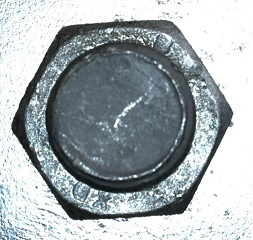
#> input picture test2/10.jpg, 253 x 240 px
$ python demo1-canny.py
#> lines starting #> are read from the running program, lines starting #| are printed output that depends on the picture
### test2/mycv.py
# -*- coding:utf-8 -*-
# mycv.py
# zhengyinloong
# 2023/04/27 09:07
"""
    图像处理自定义系列函数
    Grads
    Canny
    Hough
    ...
"""
import cv2 as cv
import numpy as np

""" 梯度算子 """

# Sobel算子
# Sobel_x = np.array([[-1, 0, 1], [-2, 0, 2], [-1, 0, 1]])
# Sobel_y = np.array([[-1, -2, -1], [0, 0, 0], [1, 2, 1]])
# Scharr算子
Sobel_x = np.array([[-3, 0, 3], [-10, 0, 10], [-3, 0, 3]])
Sobel_y = np.array([[-3, -10, -3], [0, 0, 0], [3, 10, 3]])


def myconv(img, myfilter):
    # 该函数借鉴自CSDN
    """ An implementation of convolution filter.

    This function uses element-wise multiplication and np.sum()
    to efficiently compute weighted sum of neighborhood at each
    pixel.

    Args:
        img: numpy array of shape (Hi, Wi).
        myfilter: numpy array of shape (Hk, Wk).

    Returns:
        out: numpy array of shape (Hi, Wi).
    """
    Hi, Wi = img.shape
    Hk, Wk = myfilter.shape
    out = np.zeros((Hi, Wi))

    # For this assignment, we will use edge values to pad the images.
    # Zero padding will make derivatives at the image boundary very big,
    # whereas we want to ignore the edges at the boundary.
    pad_width0 = Hk // 2
    pad_width1 = Wk // 2
    pad_width = ((pad_width0, pad_width0), (pad_width1, pad_width1))
    padded = np.pad(img, pad_width, mode='edge')

    ### YOUR CODE HERE
    x = Hk // 2
    y = Wk // 2
    # 横向遍历卷积后的图像
    for i in range(pad_width0, Hi - pad_width0):
        # 纵向遍历卷积后的图像
        for j in range(pad_width1, Wi - pad_width1):
            split_img = img[i - pad_width0:i + pad_width0 + 1, j - pad_width1:j + pad_width1 + 1]
            # 对应元素相乘
            out[i, j] = np.sum(np.multiply(split_img, myfilter))
    # out = (out-out.min()) * (1/(out.max()-out.min()) * 255).astype('uint8')

    return out


def mygrads(img):
    """
    计算梯度,这里暂时使用的梯度算子是 Scharr 算子
    :param img:
    :return: [grads, theta]
    """
    gx = myconv(img, Sobel_x)
    gy = myconv(img, Sobel_y)
    grads = np.sqrt(np.square(gx) + np.square(gy))

    theta = np.arctan2(gy, gx) * 180 / np.pi

    return [grads, theta]


def mycanny(img, lowTh=None, ratio=None, flag=None):
    """
    canny edge detection
    :param img: gray image matrix
    :param lowTh: Low threshold
    :param ratio: higTh = ratio*lowTh
    :param flag: 0 - grads,
                 1 - sector,
                 2 - canny2,
                 3 - bins,
                 None - all [grads,theta,sector,canny1,canny2,bins]
    :return: img after canny
    """
    # img=np.double(img)
    [row, col] = np.shape(img)
    # 梯度大小，方向，区域矩阵
    # grads = np.zeros((row, col))
    # theta = np.zeros((row, col))
    [grads, theta] = mygrads(img)
    sector = np.zeros((row, col))
    # 非极大值抑制
    canny1 = np.zeros((row, col))
    # 双阈值检测和连接
    canny2 = np.zeros((row, col))
    # 二值化
    bins = np.zeros((row, col))
    for i in range(row - 1):
        for j in range(col - 1):
            if -67.5 < theta[i, j] <= -22.5 or 112.5 <= theta[i, j] < 157.5:
                sector[i, j] = 0
            elif 67.5 <= theta[i, j] < 112.5 or -112.5 < theta[i, j] <= -67.5:
                sector[i, j] = 1
            elif 22.5 <= theta[i, j] < 67.5 or -157.5 < theta[i, j] <= -112.5:
                sector[i, j] = 2
            else:
                sector[i, j] = 3
    # 非极大值抑制
    for i in range(1, row - 1):
        for j in range(1, col - 1):
            if 0 == sector[i, j]:  # 右上 - 左下
                if (grads[i, j] > grads[i + 1, j - 1]) and (grads[i, j] > grads[i - 1, j + 1]):
                    canny1[i, j] = grads[i, j]
                else:
                    canny1[i, j] = 0
            elif 1 == sector[i, j]:  # 竖直方向
                if (grads[i, j] > grads[i - 1, j]) and (grads[i, j] > grads[i + 1, j]):
                    canny1[i, j] = grads[i, j]
                else:
                    canny1[i, j] = 0
            elif 2 == sector[i, j]:  # 左上-右下
                if (grads[i, j] > grads[i - 1, j - 1]) and (grads[i, j] > grads[i + 1, j + 1]):
                    canny1[i, j] = grads[i, j]
                else:
                    canny1[i, j] = 0
            elif 3 == sector[i, j]:  # 横方向
                if (grads[i, j] > grads[i, j - 1]) and (grads[i, j] > grads[i, j + 1]):
                    canny1[i, j] = grads[i, j]
                else:
                    canny1[i, j] = 0
    # 双阈值检测
    # 自动生成低阈值和高阈值(比率)，该方法由试验得来，有待进一步检验
    if lowTh is None:
        lowTh = np.mean(canny1)
        print("low threshold = ", lowTh)
    if ratio is None:
        ratio = np.max(canny1) / np.mean(canny1) * 0.6
        print("high threshold = ", ratio * lowTh)
    higTh = ratio * lowTh  # 高阈值
    for i in range(1, row - 1):
        for j in range(1, col - 1):
            if canny1[i, j] < lowTh:
                canny2[i, j] = 0
                bins[i, j] = 0
                continue
            elif canny1[i, j] > higTh:
                canny2[i, j] = canny1[i, j]
                # bins[i,j] = 1
                bins[i, j] = 255
                continue
            else:
                # 8邻域连接,介于之间的看其8领域有没有高于高阈值的，有则可以为边缘
                # tem = [canny1[i-1,j-1], canny1[i-1,j], canny1[i-1,j+1],
                #        canny1[i,j-1],    canny1[i,j],   canny1[i,j+1],
                #        canny1[i+1,j-1], canny1[i+1,j], canny1[i+1,j+1]]
                tem = canny1[i - 1:i + 2, j - 1:j + 2]
                temMax = np.max(tem)
                if temMax > higTh:
                    canny2[i, j] = temMax
                    # bins[i,j]=1
                    bins[i, j] = 255
                    continue
                else:
                    canny2[i, j] = 0
                    bins[i, j] = 0
                    continue

    canny1 = np.round(canny1)
    canny2 = np.round(canny2)
    bins = np.round(bins)

    # 返回值分配
    if flag == 0:
        return grads
    elif flag == 1:
        return sector
    elif flag == 2:
        return canny2
    elif flag == 3:
        return bins
    else:
        return [grads, theta, sector, canny1, canny2, bins]


# [68 lines left out: functions edge_detecting, get_lines, draw_lines, not called in this run]

# ========================= THE END ======================== #

### test2/demo1-canny.py
# -*- coding:utf-8 -*-
# demo1-canny.py
# zhengyinloong
# 2023/04/21 11:06
"""
Canny边缘检测
"""
from mycv import *
if __name__=="__main__":

    IMG1 = "./10.jpg"
    IMG2 = "./11.jpg"
    IMG3 = "./12.jpg"
    IMGS = [IMG1,IMG2,IMG3]
    for i,IMG in enumerate(IMGS):
        img1 = cv.imread(IMG, cv.IMREAD_GRAYSCALE)
#> img1: shape (240, 253); min 12, max 255, mean 171.2
        # 高斯降噪
        sigma = 10
        k_size = 3
        img1 = cv.GaussianBlur(img1, (k_size, k_size), sigma)
        # 二值化边缘
        LowTh = 55
        ratio = 4
        cannyRet1 = mycanny(img1, LowTh, ratio, flag=3)
#> after the loop in myconv, `for i in range(pad_width0, Hi - pad_width0):`:
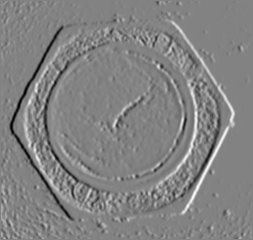
#> out: shape (240, 253) float64; min -2338, max 2227, mean 3.3; drawn with min black and max white
#> after the loop in myconv (call 2), `for i in range(pad_width0, Hi - pad_width0):`:
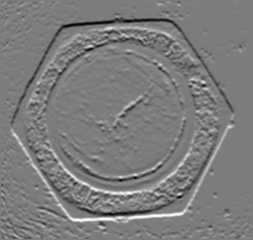
#> out: shape (240, 253) float64; min -2246, max 2349, mean -1.6; drawn with min black and max white
#> in mygrads, `theta = np.arctan2(gy, gx) * 180 / np.pi`:
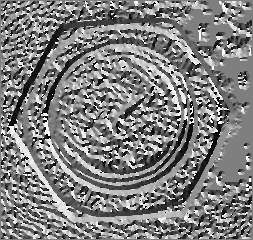
#> theta: shape (240, 253) float64; min -179.9, max 180, mean 0.2; drawn with min black and max white
#> after the loop in mycanny, `for i in range(row - 1):`:
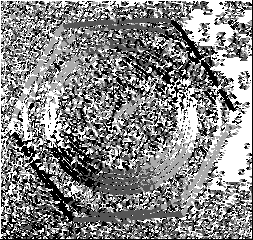
#> sector: shape (240, 253) float64; min 0, max 3, mean 1.58; drawn with min black and max white
#> after the loop in mycanny, `for i in range(1, row - 1):`:
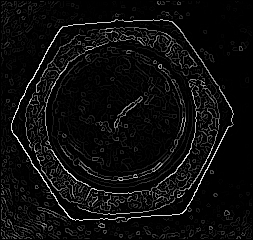
#> canny1: shape (240, 253) float64; min 0, max 2575.8, mean 137.6; drawn with min black and max white
#> after the loop in mycanny, `for i in range(1, row - 1):`:
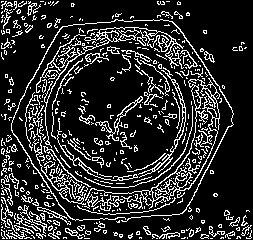
#> bins: shape (240, 253) float64; 17.3% white in thin lines or dots
        # 显示
        cv.imshow(f'img{i+1}', img1)
        cv.imshow(f'cannyRet{i+1}', cannyRet1)
        cv.resizeWindow(f'img{i+1}', 350, 350)
        cv.resizeWindow(f'cannyRet{i+1}', 350, 350)
        cv.imwrite(f'canny{i+1}.jpg', cannyRet1, [cv.IMWRITE_JPEG_QUALITY, 100])
#> pass 2 of the loop `for i,IMG in enumerate(IMGS):`:
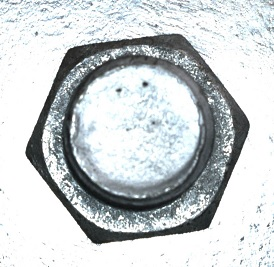
#> input picture test2/11.jpg, 274 x 267 px
#> padded: shape (269, 276)
#> grads: shape (267, 274) float64
#> theta: shape (267, 274) float64
#> after the loop in mycanny (call 2), `for i in range(row - 1):`:
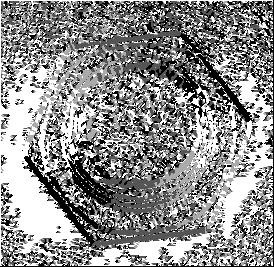
#> sector: shape (267, 274) float64; min 0, max 3, mean 1.67; drawn with min black and max white
#> after the loop in mycanny (call 2), `for i in range(1, row - 1):`:
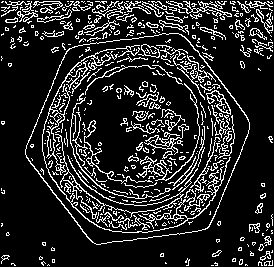
#> bins: shape (267, 274) float64; 15.5% white in thin lines or dots
#> pass 3 of the loop `for i,IMG in enumerate(IMGS):`:
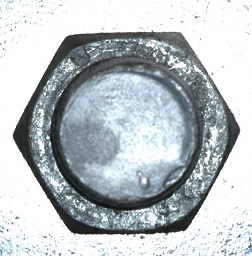
#> input picture test2/12.jpg, 252 x 256 px
#> padded: shape (258, 254)
#> grads: shape (256, 252) float64
#> theta: shape (256, 252) float64
#> after the loop in mycanny (call 3), `for i in range(row - 1):`:
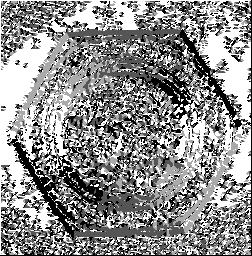
#> sector: shape (256, 252) float64; min 0, max 3, mean 1.68; drawn with min black and max white
#> after the loop in mycanny (call 3), `for i in range(1, row - 1):`:
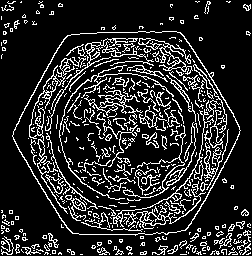
#> bins: shape (256, 252) float64; 16.5% white in thin lines or dots

    # cv2官方Canny边缘检测函数
    # 二值化边缘
    LowTh = 55
    ratio = 4
    img1 = cv.imread(IMG1, cv.IMREAD_GRAYSCALE)
    cannyRet = cv.Canny(img1, LowTh, LowTh * ratio)
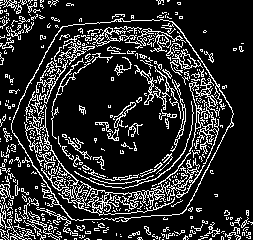
#> cannyRet: shape (240, 253); 17.5% white in thin lines or dots
    cv.imshow('cannyRet', cannyRet)
    cv.resizeWindow('cannyRet', 350, 350)

    cv.waitKey(0)
    cv.destroyAllWindows()
